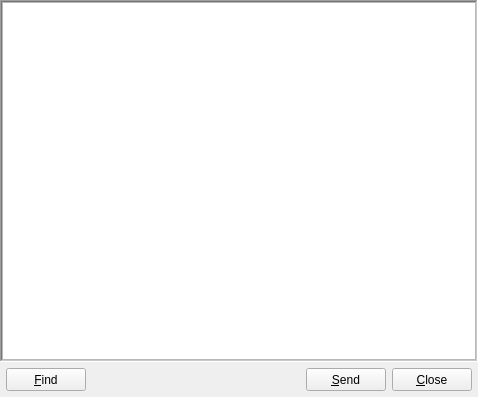
<ui version="4.0" >
 <class>FTextEdit</class>
 <widget class="QWidget" name="FTextEdit" >
  <property name="geometry" >
   <rect>
    <x>0</x>
    <y>0</y>
    <width>478</width>
    <height>397</height>
   </rect>
  </property>
  <property name="windowTitle" >
   <string>Form</string>
  </property>
  <layout class="QGridLayout" >
   <property name="leftMargin" >
    <number>0</number>
   </property>
   <property name="topMargin" >
    <number>0</number>
   </property>
   <property name="rightMargin" >
    <number>0</number>
   </property>
   <property name="bottomMargin" >
    <number>0</number>
   </property>
   <property name="horizontalSpacing" >
    <number>0</number>
   </property>
   <property name="verticalSpacing" >
    <number>0</number>
   </property>
   <item row="1" column="0" >
    <layout class="QGridLayout" >
     <property name="leftMargin" >
      <number>6</number>
     </property>
     <property name="topMargin" >
      <number>6</number>
     </property>
     <property name="rightMargin" >
      <number>6</number>
     </property>
     <property name="bottomMargin" >
      <number>6</number>
     </property>
     <property name="horizontalSpacing" >
      <number>6</number>
     </property>
     <property name="verticalSpacing" >
      <number>6</number>
     </property>
     <item row="0" column="3" >
      <widget class="QPushButton" name="BSend" >
       <property name="sizePolicy" >
        <sizepolicy vsizetype="Fixed" hsizetype="Fixed" >
         <horstretch>0</horstretch>
         <verstretch>0</verstretch>
        </sizepolicy>
       </property>
       <property name="minimumSize" >
        <size>
         <width>0</width>
         <height>23</height>
        </size>
       </property>
       <property name="maximumSize" >
        <size>
         <width>16777215</width>
         <height>23</height>
        </size>
       </property>
       <property name="text" >
        <string>&amp;Send</string>
       </property>
      </widget>
     </item>
     <item row="0" column="4" >
      <widget class="QPushButton" name="BClose" >
       <property name="sizePolicy" >
        <sizepolicy vsizetype="Fixed" hsizetype="Fixed" >
         <horstretch>0</horstretch>
         <verstretch>0</verstretch>
        </sizepolicy>
       </property>
       <property name="minimumSize" >
        <size>
         <width>0</width>
         <height>23</height>
        </size>
       </property>
       <property name="maximumSize" >
        <size>
         <width>16777215</width>
         <height>23</height>
        </size>
       </property>
       <property name="text" >
        <string>&amp;Close</string>
       </property>
      </widget>
     </item>
     <item row="0" column="0" >
      <widget class="QPushButton" name="BFind" >
       <property name="windowModality" >
        <enum>Qt::NonModal</enum>
       </property>
       <property name="sizePolicy" >
        <sizepolicy vsizetype="Fixed" hsizetype="Fixed" >
         <horstretch>0</horstretch>
         <verstretch>0</verstretch>
        </sizepolicy>
       </property>
       <property name="minimumSize" >
        <size>
         <width>0</width>
         <height>23</height>
        </size>
       </property>
       <property name="maximumSize" >
        <size>
         <width>16777215</width>
         <height>23</height>
        </size>
       </property>
       <property name="text" >
        <string>&amp;Find</string>
       </property>
       <property name="autoDefault" >
        <bool>false</bool>
       </property>
       <property name="default" >
        <bool>false</bool>
       </property>
       <property name="flat" >
        <bool>false</bool>
       </property>
      </widget>
     </item>
     <item row="0" column="1" colspan="2" >
      <spacer>
       <property name="orientation" >
        <enum>Qt::Horizontal</enum>
       </property>
       <property name="sizeHint" >
        <size>
         <width>40</width>
         <height>20</height>
        </size>
       </property>
      </spacer>
     </item>
    </layout>
   </item>
   <item row="0" column="0" >
    <layout class="QGridLayout" >
     <property name="leftMargin" >
      <number>0</number>
     </property>
     <property name="topMargin" >
      <number>0</number>
     </property>
     <property name="rightMargin" >
      <number>0</number>
     </property>
     <property name="bottomMargin" >
      <number>0</number>
     </property>
     <property name="horizontalSpacing" >
      <number>0</number>
     </property>
     <property name="verticalSpacing" >
      <number>0</number>
     </property>
     <item row="0" column="0" >
      <widget class="QFrame" name="frame" >
       <property name="frameShape" >
        <enum>QFrame::WinPanel</enum>
       </property>
       <property name="frameShadow" >
        <enum>QFrame::Sunken</enum>
       </property>
       <property name="lineWidth" >
        <number>1</number>
       </property>
       <layout class="QGridLayout" >
        <property name="leftMargin" >
         <number>0</number>
        </property>
        <property name="topMargin" >
         <number>0</number>
        </property>
        <property name="rightMargin" >
         <number>0</number>
        </property>
        <property name="bottomMargin" >
         <number>0</number>
        </property>
        <property name="horizontalSpacing" >
         <number>0</number>
        </property>
        <property name="verticalSpacing" >
         <number>0</number>
        </property>
        <item row="0" column="0" >
         <widget class="QTextEdit" name="textEdit" >
          <property name="lineWrapMode" >
           <enum>QTextEdit::NoWrap</enum>
          </property>
          <property name="html" >
           <string>&lt;html>&lt;head>&lt;meta name="qrichtext" content="1" />&lt;style type="text/css">
p, li { white-space: pre-wrap; }
&lt;/style>&lt;/head>&lt;body style=" font-family:'MS Shell Dlg 2'; font-size:8.25pt; font-weight:400; font-style:normal;">
&lt;p style="-qt-paragraph-type:empty; margin-top:0px; margin-bottom:0px; margin-left:0px; margin-right:0px; -qt-block-indent:0; text-indent:0px; font-family:'Sans Serif'; font-size:9pt;">&lt;/p>&lt;/body>&lt;/html></string>
          </property>
          <property name="tabStopWidth" >
           <number>80</number>
          </property>
          <property name="acceptRichText" >
           <bool>false</bool>
          </property>
         </widget>
        </item>
       </layout>
      </widget>
     </item>
    </layout>
   </item>
  </layout>
 </widget>
 <resources/>
 <connections/>
</ui>
